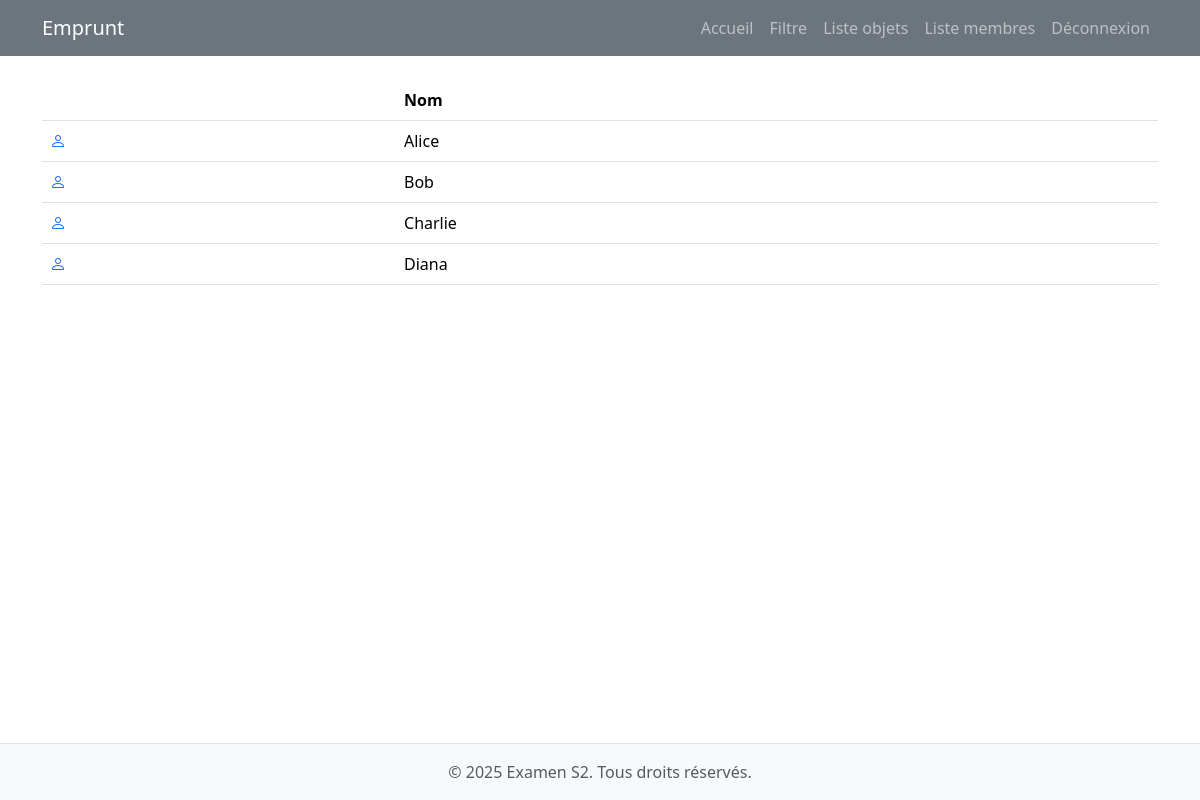
Page /modele/modele1.php?page=liste-membre on the committed database.
### tables this page shows
CREATE TABLE s2_membre (
    id_membre INT PRIMARY KEY AUTO_INCREMENT,
    nom VARCHAR(255),
    date_naissance DATE,
    genre ENUM('M', 'F'),
    email VARCHAR(100),
    ville VARCHAR(100),
    mdp VARCHAR(30),
    image_profil VARCHAR(100)
);

### inc/connexion.php (called while the page is built, shortened)
<?php
function dbconnect()
{
    static $connect = null;
    if ($connect === null) {
        $connect = mysqli_connect('localhost', 'root', '', 'emprunt');
        mysqli_set_charset($connect, 'utf8mb4');
    }
    return $connect;
}
?>

### inc/fonction.php (called while the page is built, shortened)
<?php
    require("connexion.php");
    function get_all_member(){
        $sql = "SELECT *
        FROM s2_membre";
        $result = mysqli_query(dbconnect(), $sql);
        $ret = array();
        while($data = mysqli_fetch_assoc($result)) {
            $ret[] = $data;
        }
        return $ret;
    }
?>

### pages/liste-membre.php (the view)
<?php
$all_membre = get_all_member($_SESSION['email']);
?>
        <table class="table">
            <thead>
                <tr>
                    <th scope="col"></th>
                    <th scope="col">Nom</th>
                </tr>
            </thead>
            <tbody>
                <?php for($i = 0; $i < count($all_membre); $i++) { ?>
                    <tr>
                        <td><a href="../modele/modele1.php?page=fiche-membre&id_membre=<?= $all_membre[$i]['id_membre'] ?>"><i class="bi bi-person"></i></a></td>
                        <td><?= $all_membre[$i]['nom'] ?></td>
                    </tr>
                <?php } ?>
            </tbody>
        </table>

### rows in the picture
s2_membre: nom "Alice"
s2_membre: nom "Bob"
s2_membre: nom "Charlie"
s2_membre: nom "Diana"
